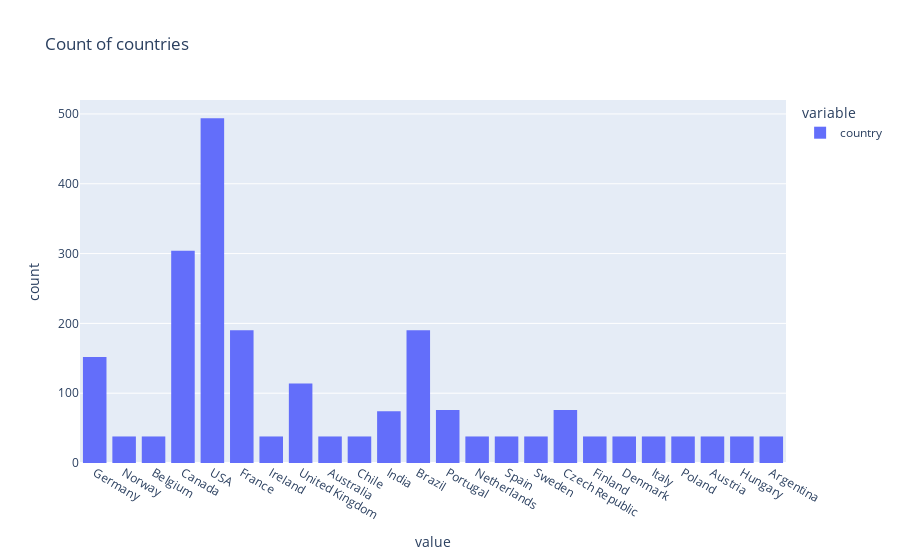

Source (notebook cell):
### Code cell
fig = px.histogram(df['country'], title='Count of countries')
fig.show()

### Figure 1 — Plotly figure (JSON) as saved in the notebook; plotly's stock layout.template omitted (floating-point values rounded to 4 significant figures; data arrays with more than 128 entries replaced by an {"elided": "..."} marker saying what was removed)
{"data": [{"alignmentgroup": "True", "bingroup": "x", "hovertemplate": "variable=country<br>value=%{x}<br>count=%{y}<extra></extra>", "legendgroup": "country", "marker": {"color": "#636efa", "pattern": {"shape": ""}}, "name": "country", "offsetgroup": "country", "orientation": "v", "showlegend": true, "type": "histogram", "x": {"elided": "2240 str values"}, "xaxis": "x", "yaxis": "y"}], "layout": {"barmode": "relative", "legend": {"title": {"text": "variable"}, "tracegroupgap": 0}, "title": {"text": "Count of countries"}, "xaxis": {"anchor": "y", "domain": [0, 1], "title": {"text": "value"}}, "yaxis": {"anchor": "x", "domain": [0, 1], "title": {"text": "count"}}}}
